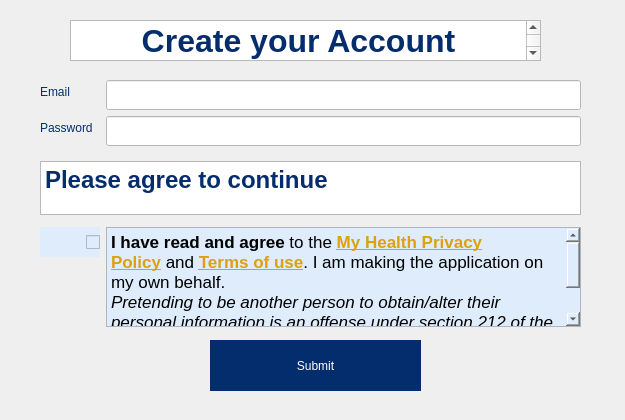
<?xml version="1.0" encoding="UTF-8"?>
<ui version="4.0">
 <class>SignupDialog</class>
 <widget class="QDialog" name="SignupDialog">
  <property name="geometry">
   <rect>
    <x>0</x>
    <y>0</y>
    <width>625</width>
    <height>420</height>
   </rect>
  </property>
  <property name="windowTitle">
   <string>Dialog</string>
  </property>
  <widget class="QWidget" name="formLayoutWidget">
   <property name="geometry">
    <rect>
     <x>40</x>
     <y>80</y>
     <width>541</width>
     <height>247</height>
    </rect>
   </property>
   <layout class="QFormLayout" name="formLayout">
    <item row="0" column="0">
     <widget class="QLabel" name="label_Email">
      <property name="styleSheet">
       <string notr="true">color: rgb(4, 45, 109);</string>
      </property>
      <property name="text">
       <string>Email</string>
      </property>
     </widget>
    </item>
    <item row="0" column="1">
     <widget class="QLineEdit" name="lineEdit_Email">
      <property name="minimumSize">
       <size>
        <width>300</width>
        <height>30</height>
       </size>
      </property>
      <property name="styleSheet">
       <string notr="true">color: rgb(0, 0, 0);
background-color: rgb(255, 255, 255);</string>
      </property>
     </widget>
    </item>
    <item row="1" column="0">
     <widget class="QLabel" name="label_2Password">
      <property name="styleSheet">
       <string notr="true">color: rgb(4, 45, 109);</string>
      </property>
      <property name="text">
       <string>Password</string>
      </property>
     </widget>
    </item>
    <item row="1" column="1">
     <widget class="QLineEdit" name="lineEdit_2Password">
      <property name="minimumSize">
       <size>
        <width>300</width>
        <height>30</height>
       </size>
      </property>
      <property name="styleSheet">
       <string notr="true">color: rgb(0, 0, 0);
background-color: rgb(255, 255, 255);</string>
      </property>
      <property name="echoMode">
       <enum>QLineEdit::Password</enum>
      </property>
     </widget>
    </item>
    <item row="3" column="0" colspan="2">
     <widget class="QTextBrowser" name="textBrowser_subtitle">
      <property name="minimumSize">
       <size>
        <width>369</width>
        <height>30</height>
       </size>
      </property>
      <property name="html">
       <string>&lt;!DOCTYPE HTML PUBLIC &quot;-//W3C//DTD HTML 4.0//EN&quot; &quot;http://www.w3.org/TR/REC-html40/strict.dtd&quot;&gt;
&lt;html&gt;&lt;head&gt;&lt;meta name=&quot;qrichtext&quot; content=&quot;1&quot; /&gt;&lt;style type=&quot;text/css&quot;&gt;
p, li { white-space: pre-wrap; }
&lt;/style&gt;&lt;/head&gt;&lt;body style=&quot; font-family:'.AppleSystemUIFont'; font-size:13pt; font-weight:400; font-style:normal;&quot;&gt;
&lt;p style=&quot; margin-top:0px; margin-bottom:0px; margin-left:0px; margin-right:0px; -qt-block-indent:0; text-indent:0px;&quot;&gt;&lt;span style=&quot; font-size:18pt; font-weight:600; color:#042d6d;&quot;&gt;Please agree to continue&lt;/span&gt;&lt;/p&gt;&lt;/body&gt;&lt;/html&gt;</string>
      </property>
     </widget>
    </item>
    <item row="5" column="0">
     <widget class="QCheckBox" name="checkBox">
      <property name="minimumSize">
       <size>
        <width>60</width>
        <height>30</height>
       </size>
      </property>
      <property name="palette">
       <palette>
        <active>
         <colorrole role="WindowText">
          <brush brushstyle="SolidPattern">
           <color alpha="255">
            <red>255</red>
            <green>255</green>
            <blue>255</blue>
           </color>
          </brush>
         </colorrole>
         <colorrole role="Button">
          <brush brushstyle="SolidPattern">
           <color alpha="255">
            <red>222</red>
            <green>236</green>
            <blue>252</blue>
           </color>
          </brush>
         </colorrole>
         <colorrole role="Text">
          <brush brushstyle="SolidPattern">
           <color alpha="255">
            <red>255</red>
            <green>255</green>
            <blue>255</blue>
           </color>
          </brush>
         </colorrole>
         <colorrole role="ButtonText">
          <brush brushstyle="SolidPattern">
           <color alpha="255">
            <red>255</red>
            <green>255</green>
            <blue>255</blue>
           </color>
          </brush>
         </colorrole>
         <colorrole role="Base">
          <brush brushstyle="SolidPattern">
           <color alpha="255">
            <red>222</red>
            <green>236</green>
            <blue>252</blue>
           </color>
          </brush>
         </colorrole>
         <colorrole role="Window">
          <brush brushstyle="SolidPattern">
           <color alpha="255">
            <red>222</red>
            <green>236</green>
            <blue>252</blue>
           </color>
          </brush>
         </colorrole>
         <colorrole role="PlaceholderText">
          <brush brushstyle="NoBrush">
           <color alpha="128">
            <red>255</red>
            <green>255</green>
            <blue>255</blue>
           </color>
          </brush>
         </colorrole>
        </active>
        <inactive>
         <colorrole role="WindowText">
          <brush brushstyle="SolidPattern">
           <color alpha="255">
            <red>255</red>
            <green>255</green>
            <blue>255</blue>
           </color>
          </brush>
         </colorrole>
         <colorrole role="Button">
          <brush brushstyle="SolidPattern">
           <color alpha="255">
            <red>222</red>
            <green>236</green>
            <blue>252</blue>
           </color>
          </brush>
         </colorrole>
         <colorrole role="Text">
          <brush brushstyle="SolidPattern">
           <color alpha="255">
            <red>255</red>
            <green>255</green>
            <blue>255</blue>
           </color>
          </brush>
         </colorrole>
         <colorrole role="ButtonText">
          <brush brushstyle="SolidPattern">
           <color alpha="255">
            <red>255</red>
            <green>255</green>
            <blue>255</blue>
           </color>
          </brush>
         </colorrole>
         <colorrole role="Base">
          <brush brushstyle="SolidPattern">
           <color alpha="255">
            <red>222</red>
            <green>236</green>
            <blue>252</blue>
           </color>
          </brush>
         </colorrole>
         <colorrole role="Window">
          <brush brushstyle="SolidPattern">
           <color alpha="255">
            <red>222</red>
            <green>236</green>
            <blue>252</blue>
           </color>
          </brush>
         </colorrole>
         <colorrole role="PlaceholderText">
          <brush brushstyle="NoBrush">
           <color alpha="128">
            <red>255</red>
            <green>255</green>
            <blue>255</blue>
           </color>
          </brush>
         </colorrole>
        </inactive>
        <disabled>
         <colorrole role="WindowText">
          <brush brushstyle="SolidPattern">
           <color alpha="255">
            <red>255</red>
            <green>255</green>
            <blue>255</blue>
           </color>
          </brush>
         </colorrole>
         <colorrole role="Button">
          <brush brushstyle="SolidPattern">
           <color alpha="255">
            <red>222</red>
            <green>236</green>
            <blue>252</blue>
           </color>
          </brush>
         </colorrole>
         <colorrole role="Text">
          <brush brushstyle="SolidPattern">
           <color alpha="255">
            <red>255</red>
            <green>255</green>
            <blue>255</blue>
           </color>
          </brush>
         </colorrole>
         <colorrole role="ButtonText">
          <brush brushstyle="SolidPattern">
           <color alpha="255">
            <red>255</red>
            <green>255</green>
            <blue>255</blue>
           </color>
          </brush>
         </colorrole>
         <colorrole role="Base">
          <brush brushstyle="SolidPattern">
           <color alpha="255">
            <red>222</red>
            <green>236</green>
            <blue>252</blue>
           </color>
          </brush>
         </colorrole>
         <colorrole role="Window">
          <brush brushstyle="SolidPattern">
           <color alpha="255">
            <red>222</red>
            <green>236</green>
            <blue>252</blue>
           </color>
          </brush>
         </colorrole>
         <colorrole role="PlaceholderText">
          <brush brushstyle="NoBrush">
           <color alpha="128">
            <red>255</red>
            <green>255</green>
            <blue>255</blue>
           </color>
          </brush>
         </colorrole>
        </disabled>
       </palette>
      </property>
      <property name="layoutDirection">
       <enum>Qt::RightToLeft</enum>
      </property>
      <property name="autoFillBackground">
       <bool>false</bool>
      </property>
      <property name="styleSheet">
       <string notr="true">color: rgb(255, 255, 255);
background-color: rgb(222, 236, 252);
align-vertical: top;</string>
      </property>
      <property name="text">
       <string/>
      </property>
      <property name="iconSize">
       <size>
        <width>22</width>
        <height>22</height>
       </size>
      </property>
     </widget>
    </item>
    <item row="5" column="1">
     <widget class="QTextBrowser" name="textBrowser_2requirement">
      <property name="minimumSize">
       <size>
        <width>471</width>
        <height>100</height>
       </size>
      </property>
      <property name="autoFillBackground">
       <bool>false</bool>
      </property>
      <property name="styleSheet">
       <string notr="true">color: rgb(0, 0, 0);
background-color: rgb(222, 236, 252);</string>
      </property>
      <property name="html">
       <string>&lt;!DOCTYPE HTML PUBLIC &quot;-//W3C//DTD HTML 4.0//EN&quot; &quot;http://www.w3.org/TR/REC-html40/strict.dtd&quot;&gt;
&lt;html&gt;&lt;head&gt;&lt;meta name=&quot;qrichtext&quot; content=&quot;1&quot; /&gt;&lt;style type=&quot;text/css&quot;&gt;
p, li { white-space: pre-wrap; }
&lt;/style&gt;&lt;/head&gt;&lt;body style=&quot; font-family:'.AppleSystemUIFont'; font-size:13pt; font-weight:400; font-style:normal;&quot;&gt;
&lt;p style=&quot; margin-top:12px; margin-bottom:0px; margin-left:0px; margin-right:0px; -qt-block-indent:0; text-indent:0px;&quot;&gt;&lt;span style=&quot; font-family:'Helvetica Neue'; font-weight:600;&quot;&gt;I have read and agree&lt;/span&gt;&lt;span style=&quot; font-family:'Helvetica Neue';&quot;&gt; to the &lt;/span&gt;&lt;a href=&quot;https://www.health.govt.nz/my-health-account-privacy&quot;&gt;&lt;span style=&quot; font-family:'Helvetica Neue'; font-weight:600; text-decoration: underline; color:#dca10d;&quot;&gt;My Health Privacy Policy&lt;/span&gt;&lt;/a&gt;&lt;span style=&quot; font-family:'Helvetica Neue';&quot;&gt; and &lt;/span&gt;&lt;a href=&quot;https://www.health.govt.nz/my-health-account-terms-use&quot;&gt;&lt;span style=&quot; font-family:'Helvetica Neue'; font-weight:600; text-decoration: underline; color:#dca10d;&quot;&gt;Terms of use&lt;/span&gt;&lt;/a&gt;&lt;span style=&quot; font-family:'Helvetica Neue';&quot;&gt;. I am making the application on my own behalf.&lt;/span&gt;&lt;/p&gt;
&lt;p style=&quot; margin-top:0px; margin-bottom:12px; margin-left:0px; margin-right:0px; -qt-block-indent:0; text-indent:0px;&quot;&gt;&lt;span style=&quot; font-family:'Helvetica Neue'; font-style:italic;&quot;&gt;Pretending to be another person to obtain/alter their personal information is an offense under section 212 of the Privacy Act 2020 and could result in a conviction and a fine not exceeding $10,000.&lt;/span&gt;&lt;span style=&quot; font-style:italic;&quot;&gt; &lt;/span&gt;&lt;/p&gt;&lt;/body&gt;&lt;/html&gt;</string>
      </property>
     </widget>
    </item>
    <item row="4" column="0">
     <spacer name="verticalSpacer">
      <property name="orientation">
       <enum>Qt::Vertical</enum>
      </property>
      <property name="sizeHint" stdset="0">
       <size>
        <width>20</width>
        <height>40</height>
       </size>
      </property>
     </spacer>
    </item>
    <item row="2" column="0">
     <widget class="Line" name="line">
      <property name="orientation">
       <enum>Qt::Horizontal</enum>
      </property>
     </widget>
    </item>
   </layout>
  </widget>
  <widget class="QPushButton" name="pushButton_submit">
   <property name="geometry">
    <rect>
     <x>210</x>
     <y>330</y>
     <width>211</width>
     <height>71</height>
    </rect>
   </property>
   <property name="minimumSize">
    <size>
     <width>211</width>
     <height>71</height>
    </size>
   </property>
   <property name="styleSheet">
    <string notr="true">background-color: rgb(4, 45, 109);
color: rgb(255, 255, 255);
border: none;
padding: 10,10,10,10;
margin: 10, 10, 10, 10;</string>
   </property>
   <property name="text">
    <string>Submit</string>
   </property>
  </widget>
  <widget class="QTextBrowser" name="textBrowser_title">
   <property name="geometry">
    <rect>
     <x>70</x>
     <y>20</y>
     <width>471</width>
     <height>41</height>
    </rect>
   </property>
   <property name="html">
    <string>&lt;!DOCTYPE HTML PUBLIC &quot;-//W3C//DTD HTML 4.0//EN&quot; &quot;http://www.w3.org/TR/REC-html40/strict.dtd&quot;&gt;
&lt;html&gt;&lt;head&gt;&lt;meta name=&quot;qrichtext&quot; content=&quot;1&quot; /&gt;&lt;style type=&quot;text/css&quot;&gt;
p, li { white-space: pre-wrap; }
&lt;/style&gt;&lt;/head&gt;&lt;body style=&quot; font-family:'.AppleSystemUIFont'; font-size:13pt; font-weight:400; font-style:normal;&quot;&gt;
&lt;p align=&quot;center&quot; style=&quot; margin-top:0px; margin-bottom:0px; margin-left:0px; margin-right:0px; -qt-block-indent:0; text-indent:0px;&quot;&gt;&lt;span style=&quot; font-size:24pt; font-weight:600; color:#042d6d;&quot;&gt;Create your Account&lt;/span&gt;&lt;/p&gt;&lt;/body&gt;&lt;/html&gt;</string>
   </property>
  </widget>
 </widget>
 <resources/>
 <connections/>
</ui>
